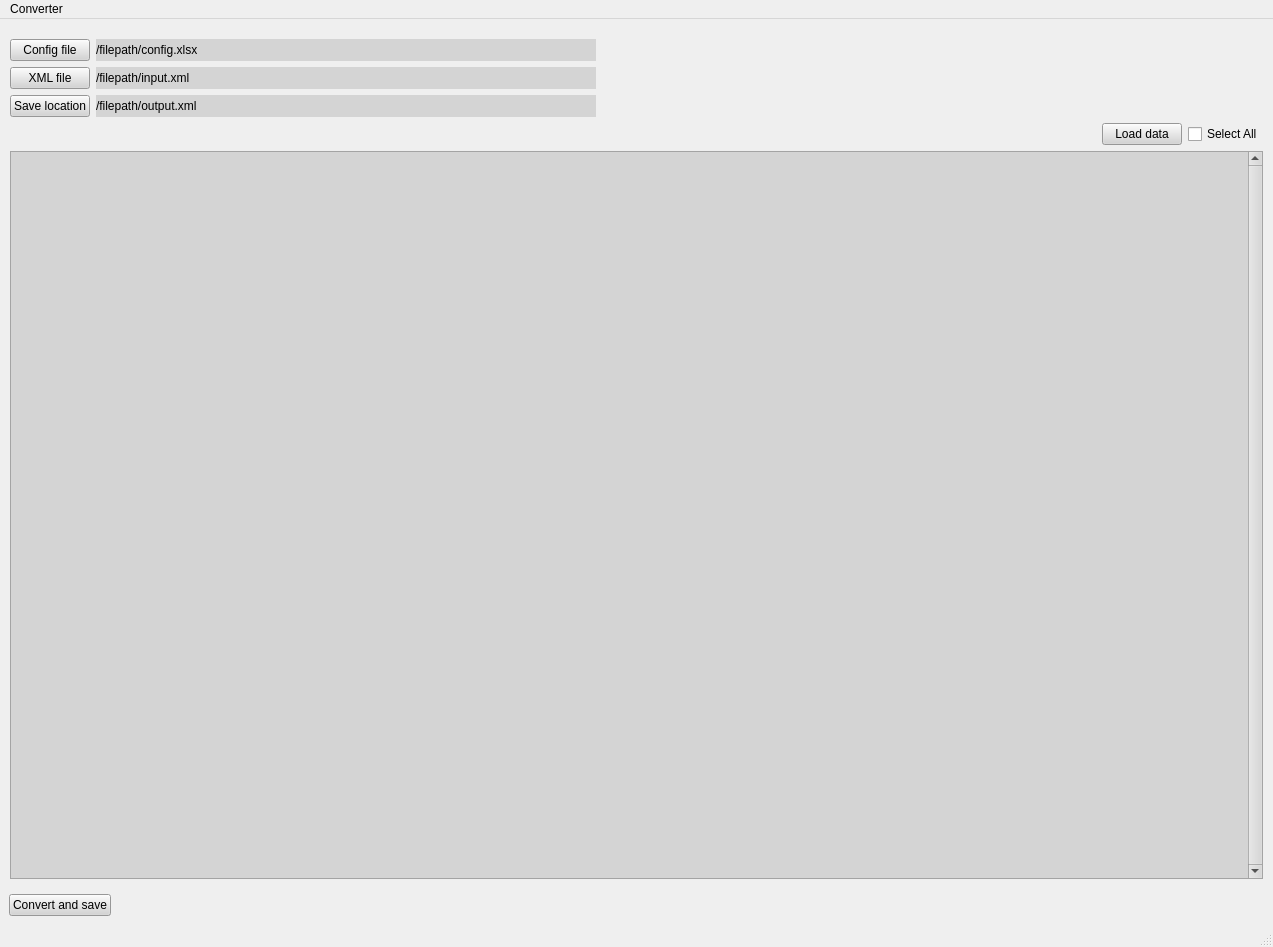
<?xml version="1.0" encoding="UTF-8"?>
<ui version="4.0">
 <class>MainWindow</class>
 <widget class="QMainWindow" name="MainWindow">
  <property name="geometry">
   <rect>
    <x>0</x>
    <y>0</y>
    <width>1273</width>
    <height>947</height>
   </rect>
  </property>
  <property name="windowTitle">
   <string>MainWindow</string>
  </property>
  <widget class="QWidget" name="centralwidget">
   <property name="palette">
    <palette>
     <active>
      <colorrole role="WindowText">
       <brush brushstyle="SolidPattern">
        <color alpha="255">
         <red>0</red>
         <green>0</green>
         <blue>0</blue>
        </color>
       </brush>
      </colorrole>
      <colorrole role="Button">
       <brush brushstyle="SolidPattern">
        <color alpha="255">
         <red>212</red>
         <green>212</green>
         <blue>212</blue>
        </color>
       </brush>
      </colorrole>
      <colorrole role="Light">
       <brush brushstyle="SolidPattern">
        <color alpha="255">
         <red>255</red>
         <green>255</green>
         <blue>255</blue>
        </color>
       </brush>
      </colorrole>
      <colorrole role="Midlight">
       <brush brushstyle="SolidPattern">
        <color alpha="255">
         <red>233</red>
         <green>233</green>
         <blue>233</blue>
        </color>
       </brush>
      </colorrole>
      <colorrole role="Dark">
       <brush brushstyle="SolidPattern">
        <color alpha="255">
         <red>106</red>
         <green>106</green>
         <blue>106</blue>
        </color>
       </brush>
      </colorrole>
      <colorrole role="Mid">
       <brush brushstyle="SolidPattern">
        <color alpha="255">
         <red>141</red>
         <green>141</green>
         <blue>141</blue>
        </color>
       </brush>
      </colorrole>
      <colorrole role="Text">
       <brush brushstyle="SolidPattern">
        <color alpha="255">
         <red>0</red>
         <green>0</green>
         <blue>0</blue>
        </color>
       </brush>
      </colorrole>
      <colorrole role="BrightText">
       <brush brushstyle="SolidPattern">
        <color alpha="255">
         <red>255</red>
         <green>255</green>
         <blue>255</blue>
        </color>
       </brush>
      </colorrole>
      <colorrole role="ButtonText">
       <brush brushstyle="SolidPattern">
        <color alpha="255">
         <red>0</red>
         <green>0</green>
         <blue>0</blue>
        </color>
       </brush>
      </colorrole>
      <colorrole role="Base">
       <brush brushstyle="SolidPattern">
        <color alpha="255">
         <red>255</red>
         <green>255</green>
         <blue>255</blue>
        </color>
       </brush>
      </colorrole>
      <colorrole role="Window">
       <brush brushstyle="SolidPattern">
        <color alpha="255">
         <red>212</red>
         <green>212</green>
         <blue>212</blue>
        </color>
       </brush>
      </colorrole>
      <colorrole role="Shadow">
       <brush brushstyle="SolidPattern">
        <color alpha="255">
         <red>0</red>
         <green>0</green>
         <blue>0</blue>
        </color>
       </brush>
      </colorrole>
      <colorrole role="AlternateBase">
       <brush brushstyle="SolidPattern">
        <color alpha="255">
         <red>233</red>
         <green>233</green>
         <blue>233</blue>
        </color>
       </brush>
      </colorrole>
      <colorrole role="ToolTipBase">
       <brush brushstyle="SolidPattern">
        <color alpha="255">
         <red>255</red>
         <green>255</green>
         <blue>220</blue>
        </color>
       </brush>
      </colorrole>
      <colorrole role="ToolTipText">
       <brush brushstyle="SolidPattern">
        <color alpha="255">
         <red>0</red>
         <green>0</green>
         <blue>0</blue>
        </color>
       </brush>
      </colorrole>
      <colorrole role="PlaceholderText">
       <brush brushstyle="SolidPattern">
        <color alpha="128">
         <red>0</red>
         <green>0</green>
         <blue>0</blue>
        </color>
       </brush>
      </colorrole>
     </active>
     <inactive>
      <colorrole role="WindowText">
       <brush brushstyle="SolidPattern">
        <color alpha="255">
         <red>0</red>
         <green>0</green>
         <blue>0</blue>
        </color>
       </brush>
      </colorrole>
      <colorrole role="Button">
       <brush brushstyle="SolidPattern">
        <color alpha="255">
         <red>212</red>
         <green>212</green>
         <blue>212</blue>
        </color>
       </brush>
      </colorrole>
      <colorrole role="Light">
       <brush brushstyle="SolidPattern">
        <color alpha="255">
         <red>255</red>
         <green>255</green>
         <blue>255</blue>
        </color>
       </brush>
      </colorrole>
      <colorrole role="Midlight">
       <brush brushstyle="SolidPattern">
        <color alpha="255">
         <red>233</red>
         <green>233</green>
         <blue>233</blue>
        </color>
       </brush>
      </colorrole>
      <colorrole role="Dark">
       <brush brushstyle="SolidPattern">
        <color alpha="255">
         <red>106</red>
         <green>106</green>
         <blue>106</blue>
        </color>
       </brush>
      </colorrole>
      <colorrole role="Mid">
       <brush brushstyle="SolidPattern">
        <color alpha="255">
         <red>141</red>
         <green>141</green>
         <blue>141</blue>
        </color>
       </brush>
      </colorrole>
      <colorrole role="Text">
       <brush brushstyle="SolidPattern">
        <color alpha="255">
         <red>0</red>
         <green>0</green>
         <blue>0</blue>
        </color>
       </brush>
      </colorrole>
      <colorrole role="BrightText">
       <brush brushstyle="SolidPattern">
        <color alpha="255">
         <red>255</red>
         <green>255</green>
         <blue>255</blue>
        </color>
       </brush>
      </colorrole>
      <colorrole role="ButtonText">
       <brush brushstyle="SolidPattern">
        <color alpha="255">
         <red>0</red>
         <green>0</green>
         <blue>0</blue>
        </color>
       </brush>
      </colorrole>
      <colorrole role="Base">
       <brush brushstyle="SolidPattern">
        <color alpha="255">
         <red>255</red>
         <green>255</green>
         <blue>255</blue>
        </color>
       </brush>
      </colorrole>
      <colorrole role="Window">
       <brush brushstyle="SolidPattern">
        <color alpha="255">
         <red>212</red>
         <green>212</green>
         <blue>212</blue>
        </color>
       </brush>
      </colorrole>
      <colorrole role="Shadow">
       <brush brushstyle="SolidPattern">
        <color alpha="255">
         <red>0</red>
         <green>0</green>
         <blue>0</blue>
        </color>
       </brush>
      </colorrole>
      <colorrole role="AlternateBase">
       <brush brushstyle="SolidPattern">
        <color alpha="255">
         <red>233</red>
         <green>233</green>
         <blue>233</blue>
        </color>
       </brush>
      </colorrole>
      <colorrole role="ToolTipBase">
       <brush brushstyle="SolidPattern">
        <color alpha="255">
         <red>255</red>
         <green>255</green>
         <blue>220</blue>
        </color>
       </brush>
      </colorrole>
      <colorrole role="ToolTipText">
       <brush brushstyle="SolidPattern">
        <color alpha="255">
         <red>0</red>
         <green>0</green>
         <blue>0</blue>
        </color>
       </brush>
      </colorrole>
      <colorrole role="PlaceholderText">
       <brush brushstyle="SolidPattern">
        <color alpha="128">
         <red>0</red>
         <green>0</green>
         <blue>0</blue>
        </color>
       </brush>
      </colorrole>
     </inactive>
     <disabled>
      <colorrole role="WindowText">
       <brush brushstyle="SolidPattern">
        <color alpha="255">
         <red>106</red>
         <green>106</green>
         <blue>106</blue>
        </color>
       </brush>
      </colorrole>
      <colorrole role="Button">
       <brush brushstyle="SolidPattern">
        <color alpha="255">
         <red>212</red>
         <green>212</green>
         <blue>212</blue>
        </color>
       </brush>
      </colorrole>
      <colorrole role="Light">
       <brush brushstyle="SolidPattern">
        <color alpha="255">
         <red>255</red>
         <green>255</green>
         <blue>255</blue>
        </color>
       </brush>
      </colorrole>
      <colorrole role="Midlight">
       <brush brushstyle="SolidPattern">
        <color alpha="255">
         <red>233</red>
         <green>233</green>
         <blue>233</blue>
        </color>
       </brush>
      </colorrole>
      <colorrole role="Dark">
       <brush brushstyle="SolidPattern">
        <color alpha="255">
         <red>106</red>
         <green>106</green>
         <blue>106</blue>
        </color>
       </brush>
      </colorrole>
      <colorrole role="Mid">
       <brush brushstyle="SolidPattern">
        <color alpha="255">
         <red>141</red>
         <green>141</green>
         <blue>141</blue>
        </color>
       </brush>
      </colorrole>
      <colorrole role="Text">
       <brush brushstyle="SolidPattern">
        <color alpha="255">
         <red>106</red>
         <green>106</green>
         <blue>106</blue>
        </color>
       </brush>
      </colorrole>
      <colorrole role="BrightText">
       <brush brushstyle="SolidPattern">
        <color alpha="255">
         <red>255</red>
         <green>255</green>
         <blue>255</blue>
        </color>
       </brush>
      </colorrole>
      <colorrole role="ButtonText">
       <brush brushstyle="SolidPattern">
        <color alpha="255">
         <red>106</red>
         <green>106</green>
         <blue>106</blue>
        </color>
       </brush>
      </colorrole>
      <colorrole role="Base">
       <brush brushstyle="SolidPattern">
        <color alpha="255">
         <red>212</red>
         <green>212</green>
         <blue>212</blue>
        </color>
       </brush>
      </colorrole>
      <colorrole role="Window">
       <brush brushstyle="SolidPattern">
        <color alpha="255">
         <red>212</red>
         <green>212</green>
         <blue>212</blue>
        </color>
       </brush>
      </colorrole>
      <colorrole role="Shadow">
       <brush brushstyle="SolidPattern">
        <color alpha="255">
         <red>0</red>
         <green>0</green>
         <blue>0</blue>
        </color>
       </brush>
      </colorrole>
      <colorrole role="AlternateBase">
       <brush brushstyle="SolidPattern">
        <color alpha="255">
         <red>212</red>
         <green>212</green>
         <blue>212</blue>
        </color>
       </brush>
      </colorrole>
      <colorrole role="ToolTipBase">
       <brush brushstyle="SolidPattern">
        <color alpha="255">
         <red>255</red>
         <green>255</green>
         <blue>220</blue>
        </color>
       </brush>
      </colorrole>
      <colorrole role="ToolTipText">
       <brush brushstyle="SolidPattern">
        <color alpha="255">
         <red>0</red>
         <green>0</green>
         <blue>0</blue>
        </color>
       </brush>
      </colorrole>
      <colorrole role="PlaceholderText">
       <brush brushstyle="SolidPattern">
        <color alpha="128">
         <red>0</red>
         <green>0</green>
         <blue>0</blue>
        </color>
       </brush>
      </colorrole>
     </disabled>
    </palette>
   </property>
   <layout class="QVBoxLayout" name="verticalLayout">
    <property name="leftMargin">
     <number>0</number>
    </property>
    <property name="topMargin">
     <number>0</number>
    </property>
    <property name="rightMargin">
     <number>0</number>
    </property>
    <property name="bottomMargin">
     <number>0</number>
    </property>
    <item>
     <widget class="QWidget" name="setup_widget" native="true">
      <layout class="QGridLayout" name="gridLayout">
       <property name="leftMargin">
        <number>10</number>
       </property>
       <property name="topMargin">
        <number>20</number>
       </property>
       <property name="rightMargin">
        <number>10</number>
       </property>
       <property name="bottomMargin">
        <number>0</number>
       </property>
       <item row="1" column="3">
        <spacer name="horizontalSpacer_2">
         <property name="orientation">
          <enum>Qt::Horizontal</enum>
         </property>
         <property name="sizeHint" stdset="0">
          <size>
           <width>40</width>
           <height>20</height>
          </size>
         </property>
        </spacer>
       </item>
       <item row="2" column="3">
        <spacer name="horizontalSpacer_5">
         <property name="orientation">
          <enum>Qt::Horizontal</enum>
         </property>
         <property name="sizeHint" stdset="0">
          <size>
           <width>40</width>
           <height>20</height>
          </size>
         </property>
        </spacer>
       </item>
       <item row="0" column="1" colspan="2">
        <widget class="QLabel" name="xlsxConfig_input_label">
         <property name="enabled">
          <bool>true</bool>
         </property>
         <property name="minimumSize">
          <size>
           <width>500</width>
           <height>0</height>
          </size>
         </property>
         <property name="maximumSize">
          <size>
           <width>16777215</width>
           <height>16777215</height>
          </size>
         </property>
         <property name="autoFillBackground">
          <bool>true</bool>
         </property>
         <property name="text">
          <string>/filepath/config.xlsx</string>
         </property>
        </widget>
       </item>
       <item row="0" column="0">
        <widget class="QPushButton" name="xlsxConfig_input_btn">
         <property name="text">
          <string>Config file</string>
         </property>
         <property name="checkable">
          <bool>false</bool>
         </property>
         <property name="autoRepeat">
          <bool>false</bool>
         </property>
        </widget>
       </item>
       <item row="1" column="1" colspan="2">
        <widget class="QLabel" name="xml_input_label">
         <property name="minimumSize">
          <size>
           <width>500</width>
           <height>0</height>
          </size>
         </property>
         <property name="autoFillBackground">
          <bool>true</bool>
         </property>
         <property name="text">
          <string>/filepath/input.xml</string>
         </property>
        </widget>
       </item>
       <item row="2" column="0">
        <widget class="QPushButton" name="fileLocation_input_btn">
         <property name="text">
          <string>Save location</string>
         </property>
        </widget>
       </item>
       <item row="0" column="3">
        <spacer name="horizontalSpacer">
         <property name="orientation">
          <enum>Qt::Horizontal</enum>
         </property>
         <property name="sizeHint" stdset="0">
          <size>
           <width>40</width>
           <height>20</height>
          </size>
         </property>
        </spacer>
       </item>
       <item row="1" column="0">
        <widget class="QPushButton" name="xml_input_btn">
         <property name="text">
          <string>XML file</string>
         </property>
        </widget>
       </item>
       <item row="2" column="1" colspan="2">
        <widget class="QLabel" name="fileLocation_input_label">
         <property name="minimumSize">
          <size>
           <width>500</width>
           <height>0</height>
          </size>
         </property>
         <property name="acceptDrops">
          <bool>false</bool>
         </property>
         <property name="autoFillBackground">
          <bool>true</bool>
         </property>
         <property name="text">
          <string>/filepath/output.xml</string>
         </property>
        </widget>
       </item>
      </layout>
     </widget>
    </item>
    <item>
     <widget class="QWidget" name="data_widget" native="true">
      <layout class="QVBoxLayout" name="verticalLayout_2">
       <property name="leftMargin">
        <number>10</number>
       </property>
       <property name="topMargin">
        <number>0</number>
       </property>
       <property name="rightMargin">
        <number>10</number>
       </property>
       <property name="bottomMargin">
        <number>0</number>
       </property>
       <item>
        <widget class="QWidget" name="widget_4" native="true">
         <layout class="QHBoxLayout" name="horizontalLayout">
          <property name="leftMargin">
           <number>0</number>
          </property>
          <property name="topMargin">
           <number>0</number>
          </property>
          <property name="rightMargin">
           <number>0</number>
          </property>
          <property name="bottomMargin">
           <number>0</number>
          </property>
          <item>
           <spacer name="horizontalSpacer_4">
            <property name="orientation">
             <enum>Qt::Horizontal</enum>
            </property>
            <property name="sizeHint" stdset="0">
             <size>
              <width>40</width>
              <height>20</height>
             </size>
            </property>
           </spacer>
          </item>
          <item>
           <widget class="QPushButton" name="xml_loadData_btn">
            <property name="text">
             <string>Load data</string>
            </property>
           </widget>
          </item>
          <item>
           <widget class="QCheckBox" name="checkBox">
            <property name="enabled">
             <bool>true</bool>
            </property>
            <property name="text">
             <string>Select All</string>
            </property>
           </widget>
          </item>
         </layout>
        </widget>
       </item>
       <item>
        <widget class="QScrollArea" name="scrollArea">
         <property name="verticalScrollBarPolicy">
          <enum>Qt::ScrollBarAlwaysOn</enum>
         </property>
         <property name="horizontalScrollBarPolicy">
          <enum>Qt::ScrollBarAsNeeded</enum>
         </property>
         <property name="sizeAdjustPolicy">
          <enum>QAbstractScrollArea::AdjustToContents</enum>
         </property>
         <property name="widgetResizable">
          <bool>true</bool>
         </property>
         <property name="alignment">
          <set>Qt::AlignLeading|Qt::AlignLeft|Qt::AlignTop</set>
         </property>
         <widget class="QWidget" name="scrollAreaWidgetContents">
          <property name="geometry">
           <rect>
            <x>0</x>
            <y>0</y>
            <width>1236</width>
            <height>672</height>
           </rect>
          </property>
          <layout class="QVBoxLayout" name="verticalLayout_3">
           <item>
            <spacer name="verticalSpacer">
             <property name="orientation">
              <enum>Qt::Vertical</enum>
             </property>
             <property name="sizeHint" stdset="0">
              <size>
               <width>20</width>
               <height>40</height>
              </size>
             </property>
            </spacer>
           </item>
          </layout>
         </widget>
        </widget>
       </item>
      </layout>
     </widget>
    </item>
    <item>
     <widget class="QWidget" name="convert_widget" native="true">
      <layout class="QGridLayout" name="gridLayout_2">
       <item row="0" column="0">
        <widget class="QPushButton" name="xml_convert_btn">
         <property name="text">
          <string>Convert and save</string>
         </property>
        </widget>
       </item>
       <item row="0" column="1">
        <spacer name="horizontalSpacer_3">
         <property name="orientation">
          <enum>Qt::Horizontal</enum>
         </property>
         <property name="sizeHint" stdset="0">
          <size>
           <width>40</width>
           <height>20</height>
          </size>
         </property>
        </spacer>
       </item>
      </layout>
     </widget>
    </item>
   </layout>
  </widget>
  <widget class="QMenuBar" name="menubar">
   <property name="geometry">
    <rect>
     <x>0</x>
     <y>0</y>
     <width>1273</width>
     <height>24</height>
    </rect>
   </property>
   <widget class="QMenu" name="menuConverter">
    <property name="title">
     <string>Converter</string>
    </property>
   </widget>
   <addaction name="menuConverter"/>
  </widget>
  <widget class="QStatusBar" name="statusbar"/>
  <action name="actionsdf">
   <property name="text">
    <string>sdf</string>
   </property>
  </action>
 </widget>
 <resources/>
 <connections/>
</ui>
